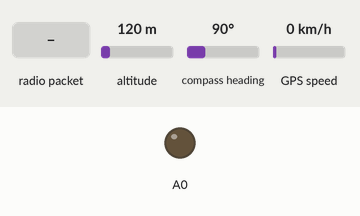
This sketch was run on a simulated Arduino Leonardo, built with avr-gcc and run on an emulated ATmega32U4. Shown: output pins drawn as LEDs (lit = HIGH). The test bench sets the inputs (shaded band); at power-on: altitude 120 m, compass heading 90°, GPS speed 0 km/h. The GPS gets a fix after 3 s at 37.7749, -122.4194 with 8 satellites; no radio packets arrive unless stated; pins used as bus, display or sensor lines are not drawn; what the sketch prints to the serial monitor is not drawn.

Above: at 2.3 s.
2.4 s: radio packet "1" arrives
At 4.8 s:
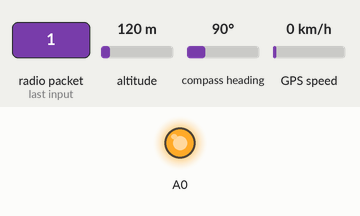
Timing chart, 0 to 6.3 s (numbered marks = the images above; inputs shaded):
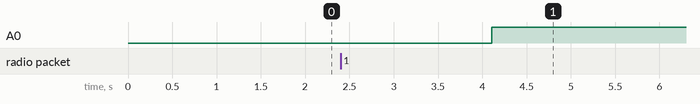

The sketch:

sketch_oct16b.ino
```cpp
      // Feather9x_TX
// -*- mode: C++ -*-
// Example sketch showing how to create a simple messaging client (transmitter)
// with the RH_RF95 class. RH_RF95 class does not provide for addressing or
// reliability, so you should only use RH_RF95 if you do not need the higher
// level messaging abilities.
// It is designed to work with the other example Feather9x_RX

#include <SPI.h>
#include <RH_RF95.h>

#include <Adafruit_GPS.h>

/* for feather32u4 */
#define RFM95_CS 8
#define RFM95_RST 4
#define RFM95_INT 7

// what's the name of the hardware serial port?
#define GPSSerial Serial1

// Connect to the GPS on the hardware port
Adafruit_GPS GPS(&GPSSerial);

// Set GPSECHO to 'false' to turn off echoing the GPS data to the Serial console
// Set to 'true' if you want to debug and listen to the raw GPS sentences
#define GPSECHO false

uint32_t timer = millis();

/* for feather m0
#define RFM95_CS 8
#define RFM95_RST 4
#define RFM95_INT 3
*/

/* for shield
#define RFM95_CS 10
#define RFM95_RST 9
#define RFM95_INT 7
*/


/* for ESP w/featherwing
#define RFM95_CS  2    // "E"
#define RFM95_RST 16   // "D"
#define RFM95_INT 15   // "B"
*/

/* Feather 32u4 w/wing
#define RFM95_RST     11   // "A"
#define RFM95_CS      10   // "B"
#define RFM95_INT     2    // "SDA" (only SDA/SCL/RX/TX have IRQ!)
*/

/* Feather m0 w/wing
#define RFM95_RST     11   // "A"
#define RFM95_CS      10   // "B"
#define RFM95_INT     6    // "D"
*/

/* Teensy 3.x w/wing
#define RFM95_RST     9   // "A"
#define RFM95_CS      10   // "B"
#define RFM95_INT     4    // "C"
*/

// Change to 434.0 or other frequency, must match RX's freq!
#define RF95_FREQ 433.0

// Singleton instance of the radio driver
RH_RF95 rf95(RFM95_CS, RFM95_INT);

void setup()
{
  pinMode(RFM95_RST, OUTPUT);
  digitalWrite(RFM95_RST, HIGH);

  pinMode(A0,OUTPUT);

  while (!Serial);
  Serial.begin(9600);
  delay(100);

  Serial.println("C4H Initializing...");

  // manual reset
  digitalWrite(RFM95_RST, LOW);
  delay(10);
  digitalWrite(RFM95_RST, HIGH);
  delay(10);

  while (!rf95.init()) {
    Serial.println("LoRa radio init failed");
    while (1);
  }
  Serial.println("LoRa radio init OK!");

  // Defaults after init are 434.0MHz, modulation GFSK_Rb250Fd250, +13dbM
  if (!rf95.setFrequency(RF95_FREQ)) {
    Serial.println("setFrequency failed");
    while (1);
  }
  Serial.print("Set Freq to: "); Serial.println(RF95_FREQ);

  // Defaults after init are 434.0MHz, 13dBm, Bw = 125 kHz, Cr = 4/5, Sf = 128chips/symbol, CRC on

  // The default transmitter power is 13dBm, using PA_BOOST.
  // If you are using RFM95/96/97/98 modules which uses the PA_BOOST transmitter pin, then
  // you can set transmitter powers from 5 to 23 dBm:
  rf95.setTxPower(23, false);

  // 9600 NMEA is the default baud rate for Adafruit MTK GPS's- some use 4800
  GPS.begin(9600);
  // uncomment this line to turn on RMC (recommended minimum) and GGA (fix data) including altitude
  GPS.sendCommand(PMTK_SET_NMEA_OUTPUT_RMCGGA);
  // uncomment this line to turn on only the "minimum recommended" data
  //GPS.sendCommand(PMTK_SET_NMEA_OUTPUT_RMCONLY);
  // For parsing data, we don't suggest using anything but either RMC only or RMC+GGA since
  // the parser doesn't care about other sentences at this time
  // Set the update rate
  GPS.sendCommand(PMTK_SET_NMEA_UPDATE_1HZ); // 1 Hz update rate
  // For the parsing code to work nicely and have time to sort thru the data, and
  // print it out we don't suggest using anything higher than 1 Hz

  // Request updates on antenna status, comment out to keep quiet
  GPS.sendCommand(PGCMD_ANTENNA);

  delay(1000);

  // Ask for firmware version
  GPSSerial.println(PMTK_Q_RELEASE);
}

int16_t packetnum = 0;  // packet counter, we increment per xmission

void loop()
{
  Serial.println("Getting location...");
  // Send a message to rf95_server

  // read data from the GPS in the 'main loop'
  char c = GPS.read();
  // if you want to debug, this is a good time to do it!
  if (GPSECHO)
    if (c) Serial.print(c);
  // if a sentence is received, we can check the checksum, parse it...
  if (GPS.newNMEAreceived()) {
    // a tricky thing here is if we print the NMEA sentence, or data
    // we end up not listening and catching other sentences!
    // so be very wary if using OUTPUT_ALLDATA and trytng to print out data
    Serial.println(GPS.lastNMEA()); // this also sets the newNMEAreceived() flag to false
    if (!GPS.parse(GPS.lastNMEA())) // this also sets the newNMEAreceived() flag to false
      return; // we can fail to parse a sentence in which case we should just wait for another
  }
  // if millis() or timer wraps around, we'll just reset it
  if (timer > millis()) timer = millis();

  // approximately every 2 seconds or so, print out the current stats
  if (millis() - timer > 2000) {
    timer = millis(); // reset the timer
    Serial.print("\nTime: ");
    Serial.print(GPS.hour, DEC); Serial.print(':');
    Serial.print(GPS.minute, DEC); Serial.print(':');
    Serial.print(GPS.seconds, DEC); Serial.print('.');
    Serial.println(GPS.milliseconds);
    Serial.print("Date: ");
    Serial.print(GPS.day, DEC); Serial.print('/');
    Serial.print(GPS.month, DEC); Serial.print("/20");
    Serial.println(GPS.year, DEC);
    Serial.print("Fix: "); Serial.print((int)GPS.fix);
    Serial.print(" quality: "); Serial.println((int)GPS.fixquality);
    if (GPS.fix) {
      Serial.print("Location: ");
      Serial.print(GPS.latitude, 4); Serial.print(GPS.lat);
      Serial.print(", ");
      Serial.print(GPS.longitude, 4); Serial.println(GPS.lon);
      Serial.print("Speed (knots): "); Serial.println(GPS.speed);
      Serial.print("Angle: "); Serial.println(GPS.angle);
      Serial.print("Altitude: "); Serial.println(GPS.altitude);
      Serial.print("Satellites: "); Serial.println((int)GPS.satellites);

      char radiopacket[20] = "Coordinates      ";
      itoa(packetnum++, (GPS.lat)+13, 10);
      Serial.print("Sending "); Serial.println(radiopacket);
      radiopacket[19] = 0;

      Serial.println("Sending..."); delay(10);
      rf95.send((uint8_t *)radiopacket, 20);

      Serial.println("Waiting for packet to complete..."); delay(10);
      rf95.waitPacketSent();
      // Now wait for a reply
      uint8_t buf[RH_RF95_MAX_MESSAGE_LEN];
      uint8_t len = sizeof(buf);

      Serial.println("Waiting for reply..."); delay(10);
      if (rf95.waitAvailableTimeout(1000))
      {
        // Should be a reply message for us now
        if (rf95.recv(buf, &len))
       {
          Serial.print("Got reply: ");
          Serial.println((char*)buf);
          Serial.print("RSSI: ");
          Serial.println(rf95.lastRssi(), DEC);

           digitalWrite(A0,HIGH);
        }
        else
        {
          digitalWrite(A0,LOW);
          Serial.println("Receive failed");
        }
      }
      else
      {
        Serial.println("No reply, is there a listener around?");
      }
      delay(1000);
    }
  }


}
```

Measured:
- after the input at 2.4 s, A0: LOW → HIGH after 1.7 s
